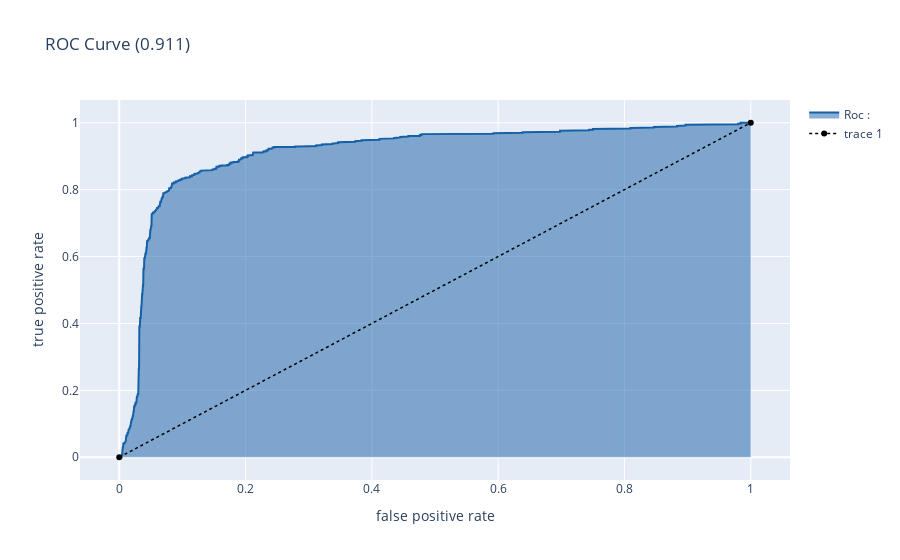

Notebook cell for this chart:
### Code cell
#SVM
from sklearn.svm import SVC

model = SVC(C = 10, probability = True)
model.fit(x_train_sm,y_train_sm)

Y_score = model.predict_proba(x_test)[:,1]
y_pred = model.predict(x_test)

print('SVM')
print('acc:', accuracy_score(y_test, y_pred))
print('rec:', recall_score(y_test, y_pred))
print('F1:', f1_score(y_test, y_pred))
print(classification_report(y_test, y_pred))

roccurve()

### Figure 1 — Plotly figure (JSON) as saved in the notebook; plotly's stock layout.template omitted (floating-point values rounded to 4 significant figures; data arrays with more than 128 entries replaced by an {"elided": "..."} marker saying what was removed)
{"data": [{"fill": "tozeroy", "line": {"color": "rgb(22, 96, 167)", "width": 2}, "name": "Roc : ", "type": "scatter", "x": {"elided": "632 float values"}, "y": {"elided": "632 float values"}}, {"line": {"color": "black", "dash": "dot", "width": 1.5}, "type": "scatter", "x": [0, 1], "y": [0, 1]}], "layout": {"title": {"text": "ROC Curve (0.911)"}, "xaxis": {"title": {"text": "false positive rate"}}, "yaxis": {"title": {"text": "true positive rate"}}}}
